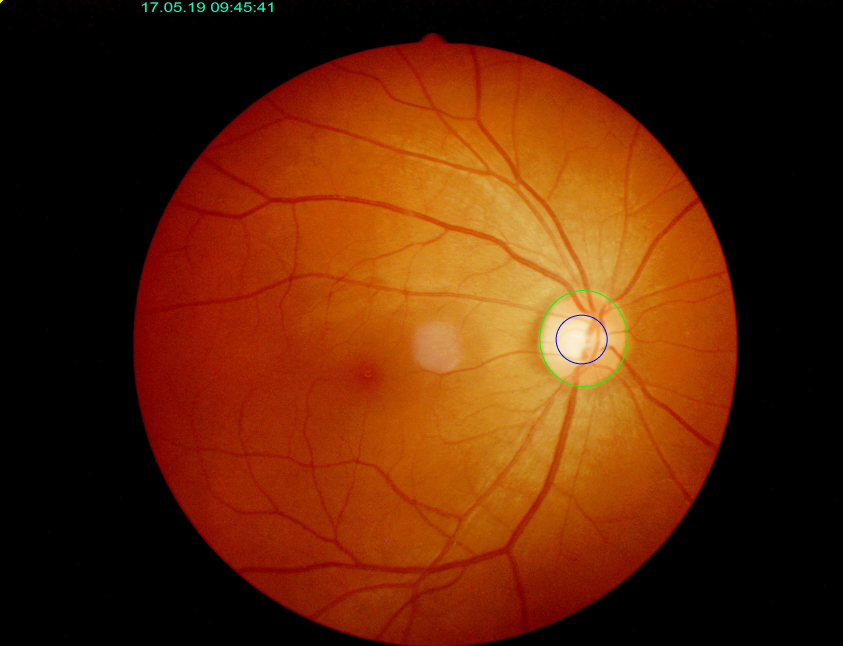
#> input picture source3/271_014.jpg, 2528 x 1936 px (shown at 1/3 size); its folder holds only this picture in this run
$ python 'อืมมมมมมม.py'
#> lines starting #> are read from the running program, lines starting #| are printed output that depends on the picture; after the words box and inside, x2 and y2 are one past the last pixel; in counts of white or black regions, pixels touching at a corner belong together
#!/usr/bin/env python
# coding: utf-8

# In[1]:


import cv2
import numpy as np
import matplotlib.pyplot as plt
import imutils
import glob
import pandas as pd
from pandas import ExcelWriter
from pandas import ExcelFile
get_ipython().run_line_magic('matplotlib', 'inline')


# In[2]:


def ShowResizedIm(img,windowname,scale):
   cv2.namedWindow(windowname, cv2.WINDOW_NORMAL)        # Create window with freedom of dimensions
   height, width = img.shape[:2]   #get image dimension
   cv2.resizeWindow(windowname,int(width/scale) ,int(height/scale))                    # Resize image
   cv2.imshow(windowname, img)                            # Show image


# In[6]:


#=========USER START================
#folder path
path = 'source3/*.jpg'
#toggle display 0 or 1
display = 1
#toggle file save 0 or 1
save_excel = 0
#=========USER END================


# In[7]:


image_list = []
for filename in glob.glob(path):
    image_list.append(filename)

name_list = []
cup_size_list = []
disc_size_list = []
ratio_list = []
# define the list of boundaries
boundaries = [
    ([5, 5, 5], [255, 50, 50]),    #blue
    ([5, 5, 5], [50, 255, 50])     #green
]
font = cv2.FONT_HERSHEY_SIMPLEX
for img_source in  image_list:
    img = cv2.imread(img_source)
#> img is the input picture: shape (1936, 2528, 3); mean B, G, R 7.4, 37.9, 91.9
    height, width = img.shape[:2]
#> height = 1936; width = 2528
    name_list.append(str(img_source))
    # create NumPy arrays from the boundaries
    lower = np.array( boundaries[0][0], dtype = "uint8")
    upper = np.array( boundaries[0][1], dtype = "uint8")
    # find the colors within the specified boundaries and apply
    # the mask
    mask = cv2.inRange(img, lower, upper)
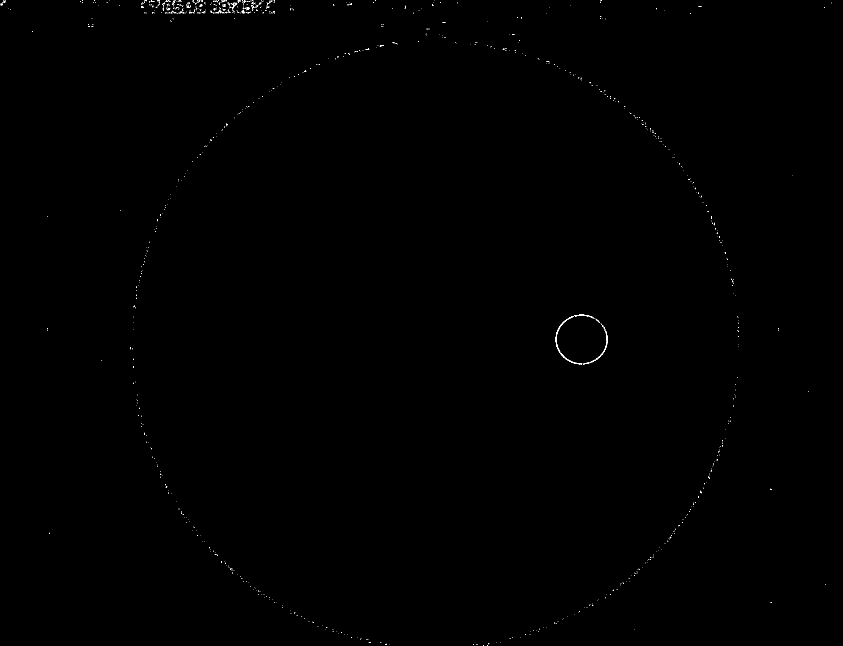
#> mask: shape (1936, 2528) (shown at 1/3 size); 0.08% white in thin lines or dots
    outputB = cv2.bitwise_and(img, img, mask = mask)

    # create NumPy arrays from the boundaries
    lower = np.array( boundaries[1][0], dtype = "uint8")
    upper = np.array( boundaries[1][1], dtype = "uint8")
    # find the colors within the specified boundaries and apply
    # the mask
    mask = cv2.inRange(img, lower, upper)
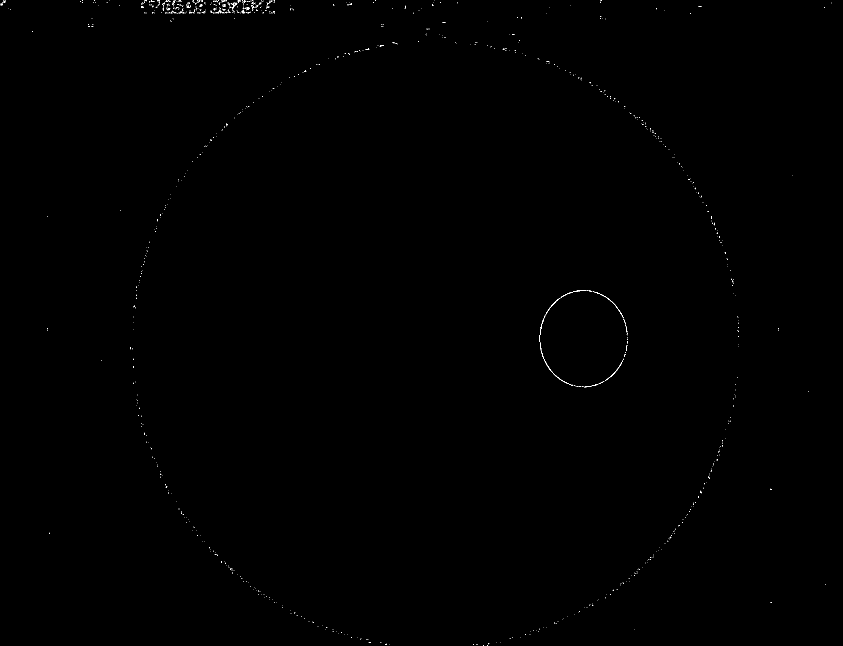
#> mask: shape (1936, 2528) (shown at 1/3 size); 0.09% white in thin lines or dots
    outputG = cv2.bitwise_and(img, img, mask = mask)
    BGray,__,__ = cv2.split(outputB)
    __,GGray,__ = cv2.split(outputG)
    ret1,threshB = cv2.threshold(BGray,100,255,cv2.THRESH_BINARY)
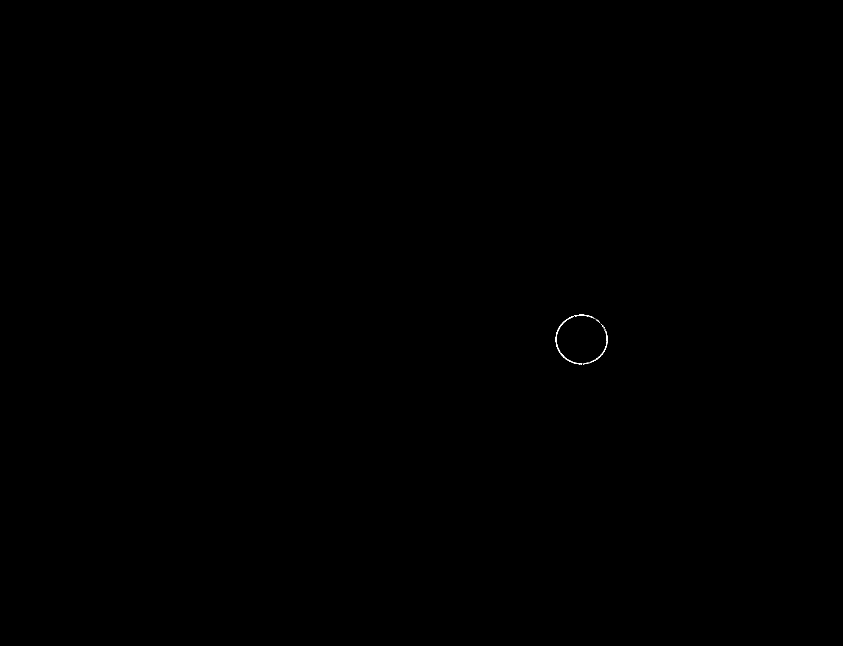
#> threshB: shape (1936, 2528) (shown at 1/3 size); 0.02% white in thin lines or dots, all inside (x1, y1, x2, y2) = (1667, 944, 1823, 1093)
    ret2,threshG = cv2.threshold(GGray,100,255,cv2.THRESH_BINARY)
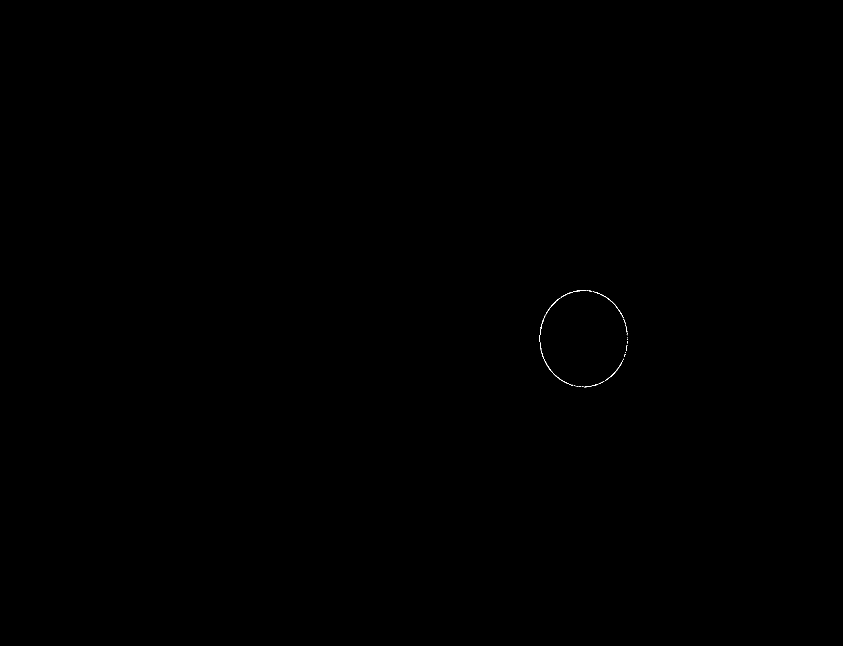
#> threshG: shape (1936, 2528) (shown at 1/3 size); 0.02% white in thin lines or dots, all inside (x1, y1, x2, y2) = (1618, 870, 1883, 1162)

    canvas = img.copy()
    disc_size = 0
    cup_size = 0
    if ret1:
        contoursB, hierarchyB = cv2.findContours(threshB, cv2.RETR_TREE, cv2.CHAIN_APPROX_SIMPLE)
#> contoursB = 105 contours, 99 with area under 20; largest, box (x1, y1, x2, y2) and area: (1667, 951, 1712, 1057) 190, (1679, 1058, 1747, 1093) 112, (1713, 944, 1777, 954) 78, (1816, 994, 1823, 1036) 59, (1784, 1050, 1815, 1083) 54, (1686, 964, 1694, 973) 20
        topmost_list = []
        bottommost_list = []
        for cnt in contoursB:
            topmost = tuple(cnt[cnt[:,:,1].argmin()][0])
            bottommost = tuple(cnt[cnt[:,:,1].argmax()][0])
            topmost_list.append(topmost[1])
            bottommost_list.append(bottommost[1])
#> this loop made 105 passes
#> (topmost, bottommost) on passes 3, 4, 5, 8, 9, 10, 12, 13, 15, 17, 20, 24: ((1760, 1088), (1752, 1092)), ((1755, 1089), (1756, 1091)), ((1760, 1088), (1761, 1090)), ((1776, 1083), (1771, 1088)), ((1781, 1081), (1779, 1084)), ((1779, 1082), (1780, 1084)), ((1679, 1058), (1742, 1092)), ((1732, 1089), (1734, 1091)), ((1719, 1086), (1721, 1088)), ((1711, 1082), (1712, 1085)), ((1701, 1077), (1702, 1079)), ((1690, 1068), (1691, 1071))
#> cnt on passes 1, 14, 16, 18, 19, 21: [[1736, 1092], [1740, 1092]], [[1722, 1088], [1723, 1087], [1724, 1088], [1723, 1089]], [[1717, 1086], [1718, 1085], [1719, 1086], [1718, 1087]], [[1703, 1080], [1704, 1079], [1705, 1080], [1704, 1081]], [[1702, 1079], [1703, 1078], [1704, 1079], [1703, 1080]], [[1699, 1077], [1700, 1076], [1701, 1077], [1700, 1078]]
#> after the loop, bottommost_list = 105 values, max 1092 at index 0, min 946 at index 101, mean 1025.4; topmost_list = 105 values, max 1092 at index 0, min 944 at index 95, mean 1021

        if len(topmost_list) and len(bottommost_list):
            cup_size = max(bottommost_list)-min(topmost_list)
#> cup_size = 148
            cup_size_list.append(cup_size)
            if display:
                cv2.line(canvas,(0,min(topmost_list)),(width,min(topmost_list)),(255,255,0),2)
                cv2.line(canvas,(0,max(bottommost_list)),(width,max(bottommost_list)),(255,255,0),2)
        else:
            cup_size_list.append("none")

    if ret2:
        contoursG, hierarchyG = cv2.findContours(threshG, cv2.RETR_TREE, cv2.CHAIN_APPROX_SIMPLE)
#> contoursG = 48 contours, 41 with area under 20; largest, box (x1, y1, x2, y2) and area: (1634, 1083, 1712, 1155) 63, (1636, 894, 1681, 944) 52, (1618, 946, 1636, 1026) 46, (1815, 1099, 1858, 1142) 42, (1620, 1027, 1635, 1082) 34, (1819, 892, 1846, 915) 24, (1720, 870, 1760, 876) 22
        topmost_list = []
        bottommost_list = []
        for cnt in contoursG:
            topmost = tuple(cnt[cnt[:,:,1].argmin()][0])
            bottommost = tuple(cnt[cnt[:,:,1].argmax()][0])
            topmost_list.append(topmost[1])
            bottommost_list.append(bottommost[1])
#> this loop made 48 passes
#> (topmost, bottommost) on passes 2, 3, 5, 6, 7, 8, 9, 10, 11, 12, 14, 17: ((1738, 1158), (1740, 1160)), ((1732, 1158), (1731, 1159)), ((1777, 1156), (1753, 1161)), ((1722, 1156), (1724, 1157)), ((1715, 1154), (1719, 1156)), ((1791, 1152), (1782, 1156)), ((1801, 1148), (1796, 1151)), ((1812, 1143), (1804, 1148)), ((1857, 1099), (1815, 1141)), ((1635, 1083), (1711, 1154)), ((1868, 1081), (1859, 1098)), ((1875, 1062), (1873, 1070))
#> cnt on passes 1, 4, 13, 15, 18, 25: [[1746, 1160], [1750, 1160]], [[1727, 1158], [1729, 1158]], [[1636, 1088], [1637, 1087], [1638, 1088], [1637, 1089]], [[1869, 1077], [1869, 1078], [1870, 1077]], [[1876, 1056], [1876, 1058], [1877, 1057]], [[1881, 999], [1881, 1001], [1880, 1002], [1881, 1003]]
#> after the loop, bottommost_list = 48 values, max 1161 at index 4, min 872 at index 46, mean 1014.4; topmost_list = 48 values, max 1160 at index 0, min 870 at index 47, mean 1003.8

        if len(topmost_list) and len(bottommost_list):
            disc_size = max(bottommost_list)-min(topmost_list)
#> disc_size = 291
            disc_size_list.append(disc_size)
            if display:
                cv2.line(canvas,(0,min(topmost_list)),(width,min(topmost_list)),(0,255,255),2)
                cv2.line(canvas,(0,max(bottommost_list)),(width,max(bottommost_list)),(0,255,255),2)
        else:
            disc_size_list.append("none")

    if cup_size and disc_size:
        ratio = round(cup_size/disc_size,2)
#> ratio = 0.51
        ratio_list.append(ratio)
        if display:
            cv2.putText(canvas,"CDR: "+str(ratio),(10,200), font, 2.5,(255,255,255),5,cv2.LINE_AA)
    else:
        ratio_list.append("none")
        if display:
            cv2.putText(canvas,"error ratio not found",(10,200), font, 2.5,(0,0,255),5,cv2.LINE_AA)
    if display:
        cv2.putText(canvas,str(img_source),(10,100), font, 2.5,(255,255,255),5,cv2.LINE_AA)
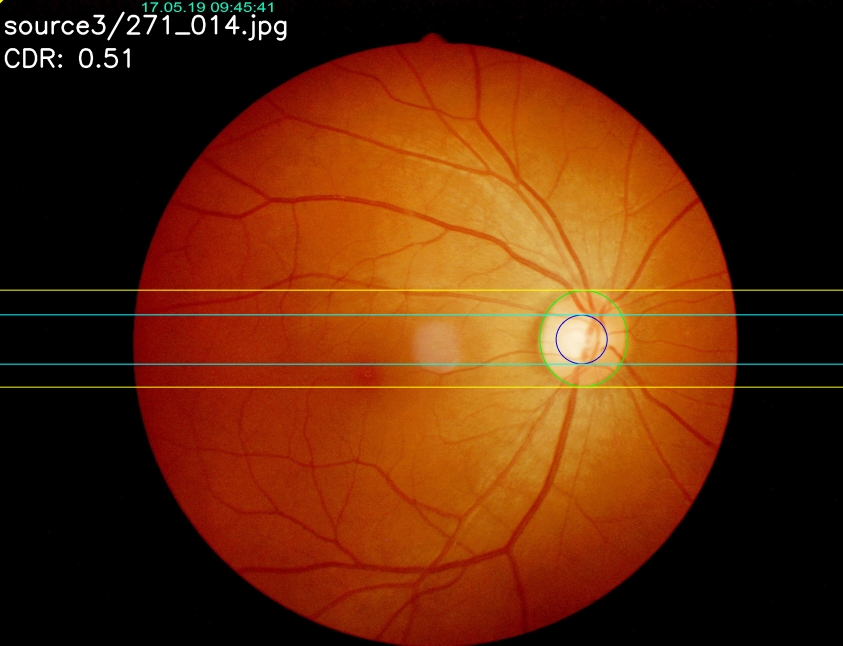
#> canvas: shape (1936, 2528, 3) (shown at 1/3 size); mean B, G, R 9.1, 40.2, 92.9
        ShowResizedIm(np.hstack([canvas,]),"mark",2)
        cv2.waitKey(0)
        cv2.destroyAllWindows()
if save_excel:
    df = pd.DataFrame({'file name':name_list,
                       'disc size':disc_size_list,
                       'cup size':cup_size_list,
                       'ratio':ratio_list
                      })
    writer = ExcelWriter('Glaucoma.xlsx')
    df.to_excel(writer,'Sheet1',index=False)
    writer.save()


# In[ ]:

$ run again, on source3/271_059.jpg
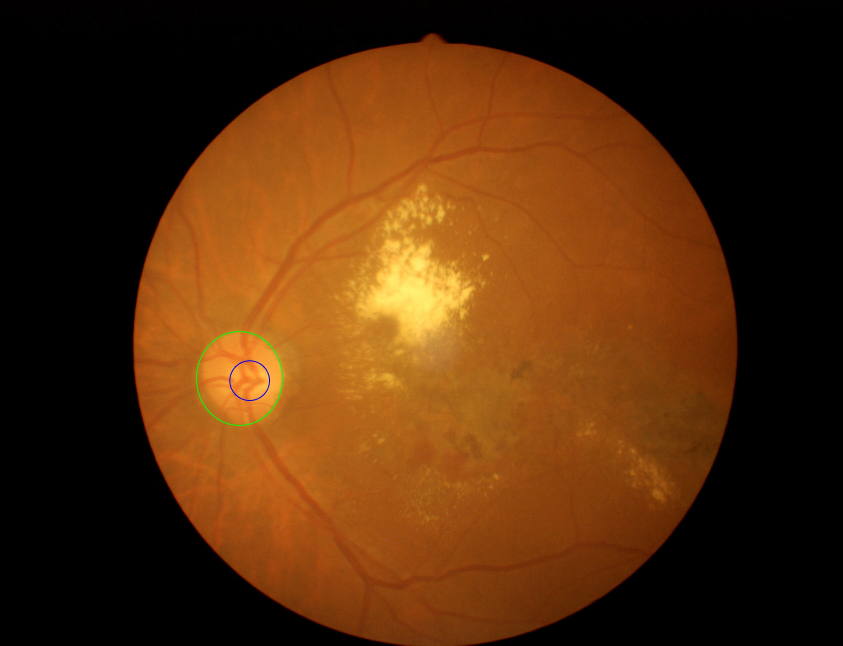
#> input picture source3/271_059.jpg, 2528 x 1936 px (shown at 1/3 size)
#> img is the input picture: shape (1936, 2528, 3); mean B, G, R 11.3, 44.8, 84.9
#> threshB: shape (1936, 2528); 0.01% white in thin lines or dots, all inside (x1, y1, x2, y2) = (688, 1082, 810, 1203)
#> threshG: shape (1936, 2528); 0.02% white in thin lines or dots, all inside (x1, y1, x2, y2) = (589, 994, 848, 1278)
#> contoursB = 90 contours, 89 with area under 20; largest, box (x1, y1, x2, y2) and area: (801, 1123, 810, 1170) 43
#> the loop `for cnt in contoursB:` made 90 passes
#> bottommost on passes 2, 5, 6, 7, 9, 10, 13, 15: (736, 1201), (737, 1199), (734, 1199), (730, 1199), (730, 1197), (771, 1196), (720, 1195), (723, 1194)
#> after the loop `for cnt in contoursB:`: bottommost_list = 90 values, max 1202 at index 0, min 1083 at index 86, mean 1141; topmost_list = 90 values, max 1201 at index 0, min 1082 at index 88, mean 1139.1
#> cup_size = 120
#> contoursG = 51 contours, 47 with area under 20; largest, box (x1, y1, x2, y2) and area: (612, 1216, 670, 1267) 61, (793, 1202, 833, 1250) 38, (590, 1146, 610, 1210) 24, (618, 1016, 649, 1048) 24
#> the loop `for cnt in contoursG:` made 51 passes
#> (topmost, bottommost) on passes 1, 2, 3, 4, 6, 7, 8, 9: ((710, 1276), (711, 1277)), ((735, 1274), (734, 1275)), ((696, 1274), (697, 1275)), ((758, 1269), (741, 1274)), ((671, 1266), (688, 1273)), ((771, 1263), (765, 1267)), ((777, 1260), (773, 1263)), ((791, 1251), (780, 1259))
#> after the loop `for cnt in contoursG:`: bottommost_list = 51 values, max 1277 at index 0, min 995 at index 50, mean 1147.3; topmost_list = 51 values, max 1276 at index 0, min 994 at index 49, mean 1137.1
#> disc_size = 283
#> `cv2.line(canvas,(0,max(bottommost_list)),(width,max(bottommost_list)),..`:
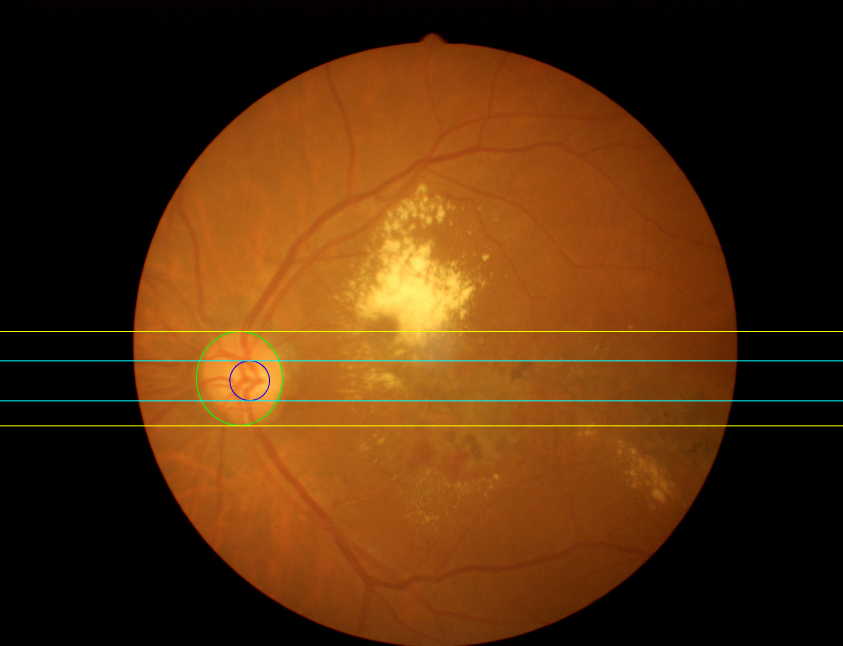
#> canvas: shape (1936, 2528, 3) (shown at 1/3 size); mean B, G, R 12, 46, 84.9
#> ratio = 0.42
